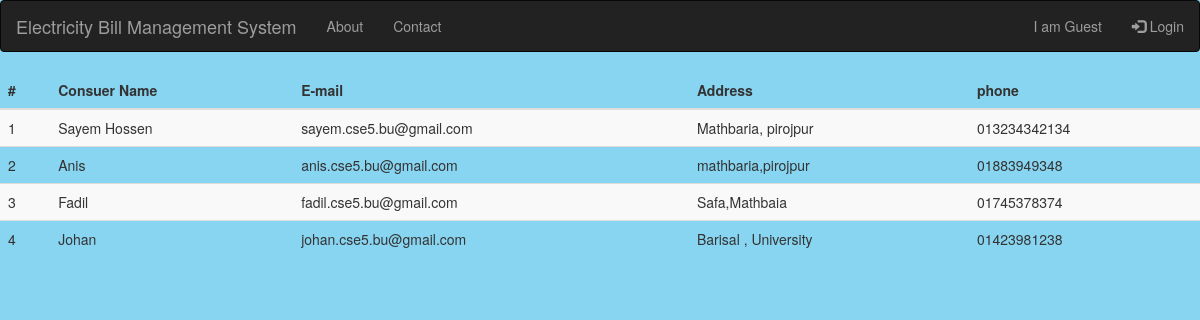
The app's page /consumerlist.php with its own data.
### tables this page shows
CREATE TABLE `users` (
  `id` int(11) NOT NULL,
  `name` varchar(255) NOT NULL,
  `address` varchar(255) NOT NULL,
  `phone` varchar(30) NOT NULL,
  `email` varchar(255) NOT NULL,
  `password` varchar(30) NOT NULL,
  `types` varchar(50) NOT NULL
);

### consumerlist.php (the view, shortened to what this page needs)
           	<?php
include 'include/header.php';
$db=new Database();
$conn=$db->connect();
$sql="SELECT * FROM users WHERE types='consumer'";
$stmt=$conn->prepare($sql);
$stmt->execute();
?>
<div class="userlist">
	<table class="table table-striped">
		<thead>
			<tr>
				<th scope="col">#</th>
				<th scope="col">Consuer Name</th>
				<th scope="col">E-mail</th>
				<th scope="col">Address</th>
				<th scope="col">phone</th>
			</tr>
		</thead>
		<tbody>
			<?php
			if($stmt->rowCount()>0) {
				$id=1;
				while($result = $stmt->fetch(PDO::FETCH_ASSOC)){
					?>
					<tr>
	        	<td><?php echo $id; ?></td>
	        	<td><?php echo $result['name'] ?></td>
	        	<td><?php echo $result['email'] ?></td>
				<td><?php echo $result['address'] ?></td>
				<td><?php echo $result['phone'] ?></td>
				<?php
				$id++;
					?>
					<?php
					echo "</tr>";
						};
			}
			?>
			</tbody>
		</table>
	</div>

### records on screen
users: name "Sayem Hossen", email "sayem.cse5.bu@gmail.com", address "Mathbaria, pirojpur", phone "013234342134"
users: name "Anis", email "anis.cse5.bu@gmail.com", address "mathbaria,pirojpur", phone "01883949348"
users: name "Fadil", email "fadil.cse5.bu@gmail.com", address "Safa,Mathbaia", phone "01745378374"
users: name "Johan", email "johan.cse5.bu@gmail.com", address "Barisal , University", phone "01423981238"
